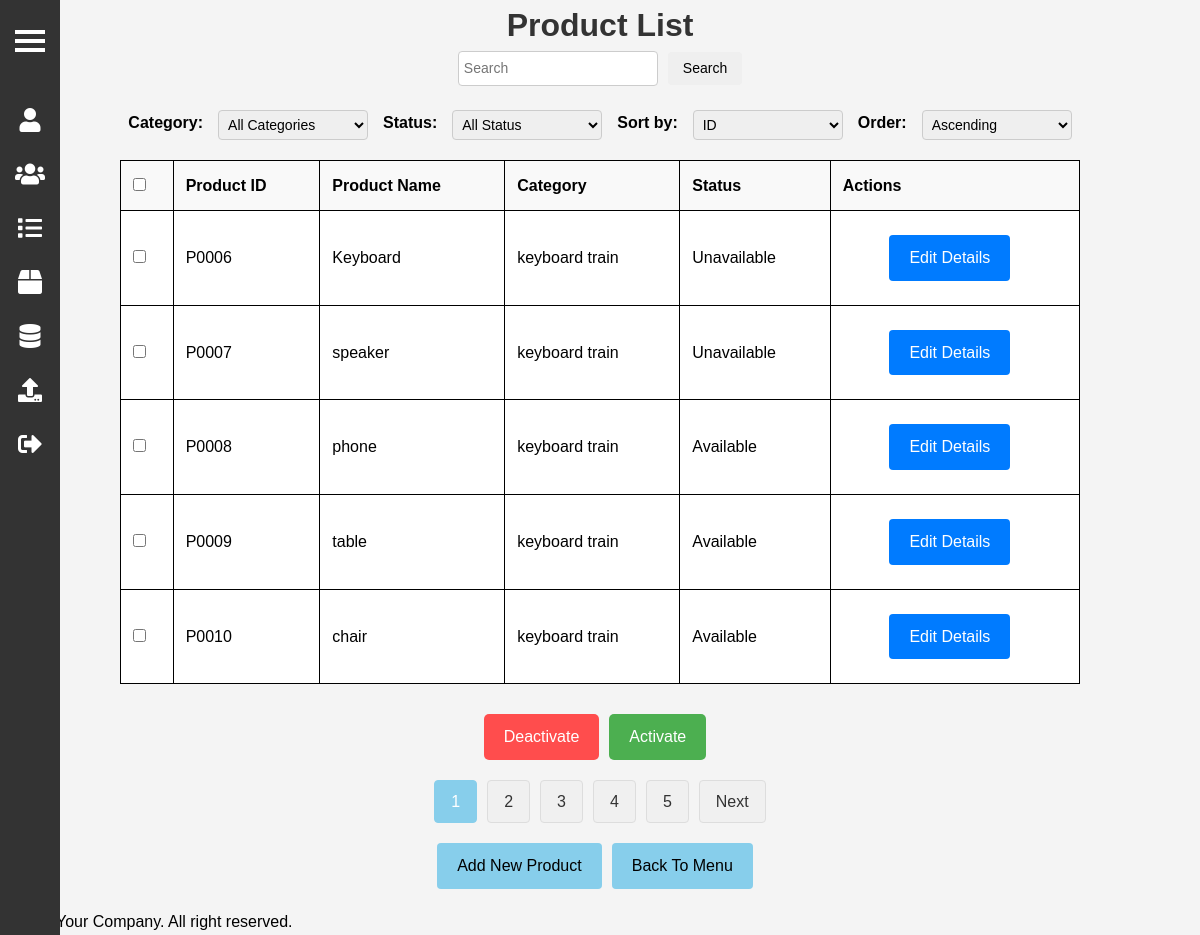
Screenshot of /admin/productList.php (signed in) with the database file from the repository.
### tables this page shows
CREATE TABLE `product` (
  `product_id` varchar(10) NOT NULL,
  `name` varchar(100) NOT NULL,
  `price` decimal(10,2) NOT NULL,
  `category_id` varchar(10) NOT NULL,
  `quantity` int(10) NOT NULL,
  `description` varchar(1000) NOT NULL,
  `weight` decimal(10,2) NOT NULL,
  `status` varchar(11) NOT NULL,
  PRIMARY KEY (`product_id`),
  KEY `category_id` (`category_id`),
  CONSTRAINT `product_ibfk_1` FOREIGN KEY (`category_id`) REFERENCES `category` (`category_id`)
);

CREATE TABLE `category` (
  `category_id` varchar(10) NOT NULL,
  `category_name` varchar(100) NOT NULL,
  `product_id` varchar(10) NOT NULL,
  PRIMARY KEY (`category_id`),
  KEY `product_id` (`product_id`)
);

### lib/SimplePager.php (called while the page is built, shortened)
<?php
class SimplePager {
    public function __construct($query, $params, $limit, $page) {
        global $_db;
        $this->limit = ctype_digit($limit) ? max($limit, 1) : $limit;
        $this->page = ctype_digit($page) ? max($page, 1) : $page;
        $q = preg_replace('/SELECT.+FROM/', 'SELECT COUNT(*) FROM', $query, 1);
        $stm = $_db->prepare($q);
        $stm->execute($params);
        $this->item_count = $stm->fetchColumn();
        $this->page_count = ceil($this->item_count / $this->limit);
        $offset = ($this->page - 1) * $this->limit;
        $stm = $_db->prepare($query . " LIMIT $offset, $this->limit");
        $stm->execute($params);
        $this->result = $stm->fetchAll();
    }
}

### admin/productList.php (the view, shortened to what this page needs)
<?php
include '../_base.php';
require_once '../lib/SimplePager.php';
include 'sidebar.php';
$search_query = isset($_GET['search']) ? trim($_GET['search']) : '';
$page = isset($_GET['page']) ? (int)$_GET['page'] : 1;
$sort_by = isset($_GET['sort_by']) ? $_GET['sort_by'] : 'product_id';
$sort_order = isset($_GET['sort_order']) ? $_GET['sort_order'] : 'ASC';
$category_filter = isset($_GET['category']) ? $_GET['category'] : '';
$status_filter = isset($_GET['status']) ? $_GET['status'] : '';
$limit = 5;
$sql = 'SELECT p.*, c.category_name FROM product p
LEFT JOIN category c ON p.category_id = c.category_id WHERE 1=1';
$params = [];
$sql .= " ORDER BY p.$sort_by $sort_order";
$pager = new SimplePager($sql, $params, $limit, $page);
$product = $pager->result;
$total_pages = $pager->page_count;
include '../_head.php';
?>
<link rel="stylesheet" href="../css/product.css">
<div class="container">
    <h1>Product List</h1>
    <form action="productList.php" method="get" class="search-form">
        <input type="text" name="search" placeholder="Search" value="<?= htmlspecialchars($search_query) ?>">
        <button type="submit" class="form-button">Search</button>
    </form>
    <div class="filter-sorting">
        <form action="productList.php" method="get" class="filter-form">
            <label for="category">Category:</label>
            <select name="category" id="category" onchange="this.form.submit()">
                <option value="">All Categories</option>
            </select>
            <label for="status">Status:</label>
            <select name="status" id="status" onchange="this.form.submit()">
                <option value="">All Status</option>
            </select>
            <label for="sort_by">Sort by:</label>
            <select name="sort_by" id="sort_by" onchange="this.form.submit()">
                <option value="product_id" <?= $sort_by == 'product_id' ? 'selected' : '' ?>>ID</option>
            </select>
            <label for="sort_order">Order:</label>
            <select name="sort_order" id="sort_order" onchange="this.form.submit()">
                <option value="ASC" <?= $sort_order == 'ASC' ? 'selected' : '' ?>>Ascending</option>
            </select>
        </form>
    </div>
    <div class="table-wrapper">
        <form method="post" action="deactivateProduct.php">
            <?php if ($product): ?>
                <table>
                    <thead>
                        <tr>
                            <th><input type="checkbox" id="select-all"></th>
                            <th>Product ID</th>
                            <th>Product Name</th>
                            <th>Category</th>
                            <th>Status</th>
                            <th>Actions</th>
                        </tr>
                    </thead>
                    <tbody>
                        <?php foreach ($product as $p): ?>
                            <tr>
                                <td>
                                <input type="checkbox" name="product_ids[]" value="<?= $p->product_id ?>" class="product-checkbox">
                                </td>
                                <td><?= htmlspecialchars($p->product_id) ?></td>
                                <td><?= htmlspecialchars($p->name) ?></td>
                                <td><?= htmlspecialchars($p->category_name) ?></td>
                                <td><?= htmlspecialchars($p->status) ?></td>
                                <td class="actions">
                                    <a href="productEdit.php?product_id=<?= $p->product_id ?>" class="edit-container">
                                        <button type="button">Edit Details</button>
                                    </a>
                                </td>
                            </tr>
                        <?php endforeach; ?>
                    </tbody>
                </table>
                <div class="action-buttons">
                    <button type="submit" id="deactivate-selected" onclick="return confirm('Are you sure you want to deactivate the selected products?');">Deactivate</button>
                    <button type="submit" formaction="activateProduct.php" id="activate-selected" onclick="return confirm('Are you sure you want to activate the selected products?');">Activate</button>
                </div>
                <div class="pagination-container">
                    <?php for ($i = 1; $i <= $total_pages; $i++): ?>
                        <?php if ($i == $page): ?>
                            <span class="current-page"><?= $i ?></span>
                        <?php else: ?>
                            <a href="?search=<?= urlencode($search_query) ?>&page=<?= $i ?>&sort_by=<?= urlencode($sort_by) ?>&sort_order=<?= urlencode($sort_order) ?>&category=<?= urlencode($category_filter) ?>&status=<?= urlencode($status_filter) ?>" class="pagination-button"><?= $i ?></a>
                        <?php endif; ?>
                    <?php endfor; ?>
                    <?php if ($page < $total_pages): ?>
                        <a href="?search=<?= urlencode($search_query) ?>&page=<?= $page + 1 ?>&sort_by=<?= urlencode($sort_by) ?>&sort_order=<?= urlencode($sort_order) ?>&category=<?= urlencode($category_filter) ?>&status=<?= urlencode($status_filter) ?>" class="pagination-button">Next</a>
                    <?php endif; ?>
                </div>
            <?php else: ?>
                <?php if (!$product): ?>
                    <p class="no-results">No active products available for deactivation.</p>
                <?php endif; ?>
            <?php endif; ?>
        </form>
        <div class="action-buttons">
            <a href="newProduct.php"><button type="button" id="add-new">Add New Product</button></a>
            <a href="admin.php"><button type="button" id="back-to-menu">Back To Menu</button></a>
        </div>
    </div>
</div>
<?php
include '../_foot.php';
?>

### css/adminHome.css (style rules this page uses)
* { margin: 0; padding: 0; box-sizing: border-box; line-height: 1.6; }

### css/product.css (style rules this page uses)
* { margin: 0; padding: 0; text-decoration: none; list-style-type: none; box-sizing: border-box; user-select: none; }
body { font-family: Arial, sans-serif; line-height: 1.6; margin: 0; padding: 0; background-color: #f4f4f4; }
h1 { text-align: center; color: #333; }
.table-wrapper { max-width: 1000px; margin: 20px auto; padding: 0 20px; }
table { width: 100%; border-collapse: collapse; border: 1px solid black; }
table th, table td { padding: 12px; border: 1px solid black; text-align: left; }
table th { background: #f9f9f9; font-weight: bold; }
table td { background-color: #fff; }
input[type="text"], input[type="number"], textarea, select { width: 100%; padding: 8px; margin-top: 4px; border: 1px solid #ccc; border-radius: 4px; box-sizing: border-box; }
button { padding: 10px 20px; border: none; border-radius: 4px; cursor: pointer; font-size: 16px; margin-right: 10px; }
.action-buttons { display: flex; justify-content: center; margin-top: 20px; }
button#deactivate-selected { background-color: #ff4d4d; color: #fff; border: none; border-radius: 5px; padding: 10px 20px; cursor: pointer; font-size: 16px; align-self: flex-end; margin-top: 10px; transition: background-color 0.3s ease; }
button#activate-selected { background-color: #4CAF50; color: #fff; border: none; border-radius: 5px; padding: 10px 20px; cursor: pointer; font-size: 16px; align-self: flex-end; margin-top: 10px; transition: background-color 0.3s ease; }
button#add-new, button#back-to-menu { background-color: #87CEEB; color: #fff; border: none; border-radius: 4px; padding: 10px 20px; cursor: pointer; font-size: 16px; color: black; margin-right: 10px; transition: background-color 0.3s ease; }
.filter-form { display: flex; gap: 15px; justify-content: center; align-items: center; margin-bottom: 20px; }
.filter-form label { font-weight: bold; margin: 0; }
.filter-form select { padding: 5px; font-size: 14px; width: 150px; }
.edit-container { display: flex; justify-content: center; align-items: center; border-radius: 8px; padding: 8px; margin: 4px; }
.edit-container button { background-color: #007bff; color: #fff; border: none; border-radius: 4px; padding: 10px 20px; cursor: pointer; font-size: 16px; }
.pagination-container { display: flex; justify-content: center; align-items: center; margin: 20px 0; }
.pagination-button { background-color: #f0f0f0; color: #333; border: 1px solid #ddd; border-radius: 4px; padding: 8px 16px; text-decoration: none; margin: 0 5px; font-size: 16px; }
.current-page { background-color: #87CEEB; color: #fff; border: 1px solid #87CEEB; padding: 8px 16px; margin: 0 5px; font-size: 16px; border-radius: 4px; transition: background-color 0.3s ease; }
.search-form { display: flex; justify-content: center; align-items: center; gap: 10px; margin-bottom: 20px; }
.search-form input[type="text"] { width: 200px; padding: 5px; font-size: 14px; margin: 0; }
.search-form button { padding: 5px 15px; font-size: 14px; cursor: pointer; margin: 0; }

### rows the page displays
product: product_id "P0006", name "Keyboard", category.category_name "keyboard train", status "Unavailable"
product: product_id "P0007", name "speaker", category.category_name "keyboard train", status "Unavailable"
product: product_id "P0008", name "phone", category.category_name "keyboard train", status "Available"
product: product_id "P0009", name "table", category.category_name "keyboard train", status "Available"
product: product_id "P0010", name "chair", category.category_name "keyboard train", status "Available"
